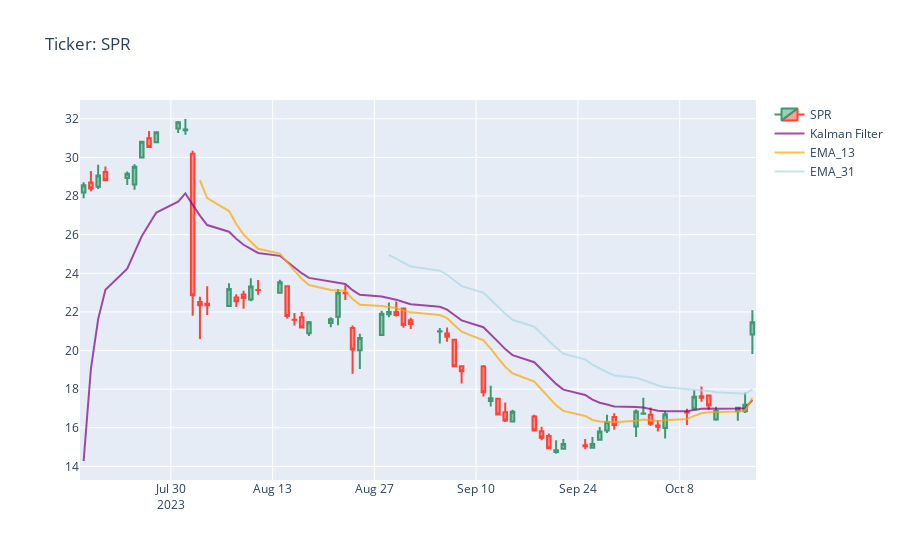
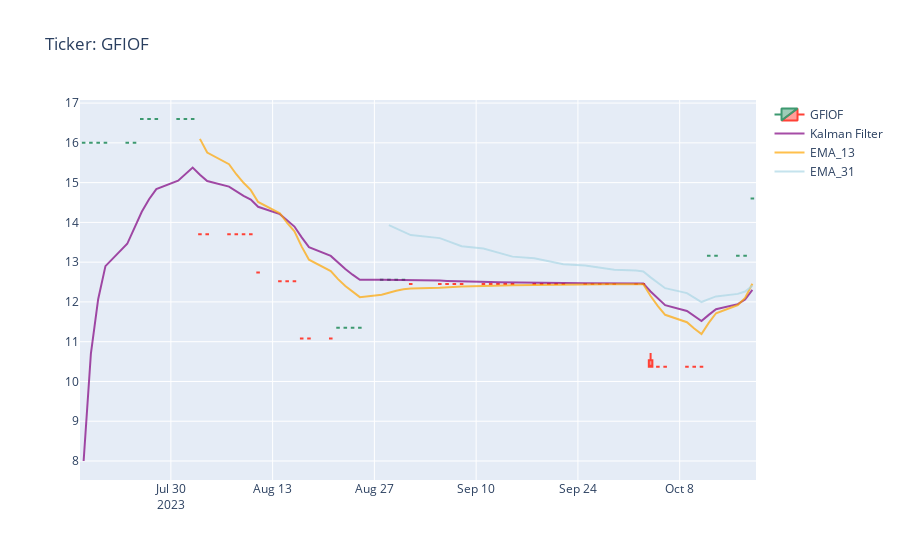
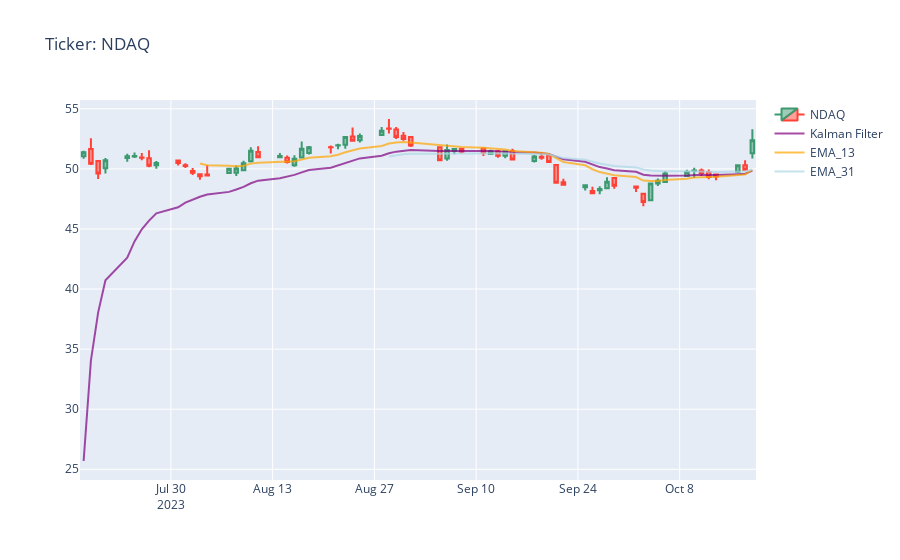
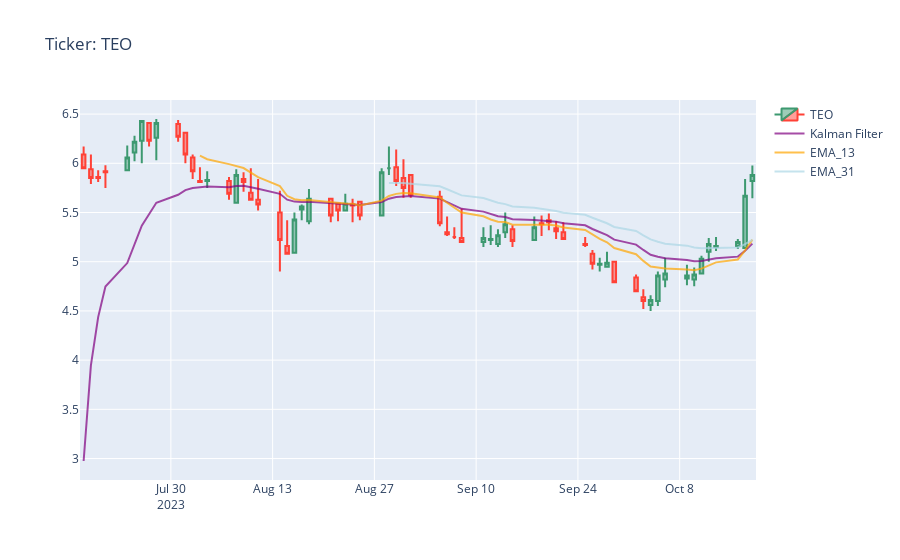

The notebook cell these images were saved under, in order:
### Markdown cell above
# Entry Points

### Code cell
# Plotly within a double nested for-loop. 
# This pulls from Yahoo's Gainers first page, then implements technical indicators to output forecasts, 
# RSI, choppiness, trend archers, & other conditionals to aid in decision making.

from plotly.offline import init_notebook_mode, iplot
init_notebook_mode(connected=True)

# Pull Yahoo's Top Gainers of Today - first page.

url = 'https://finance.yahoo.com/gainers?count=100&offset=0'
headers = {
  'User-Agent': 'Mozilla/5.0 (Windows NT 10.0; rv:91.0) Gecko/20100101 Firefox/91.0'
}

ytext = requests.get(url,headers=headers).text
yroot = lxml.html.fromstring(ytext)
List = []
for x in yroot.xpath('//*[@id="fin-scr-res-table"]//a'):
    List.append({"top_movers":x.attrib['href'].split("/")[-1].split("?")[0]})
List = pd.DataFrame(List)

# calculating plotter
print('\n Entry Points')
for i,v in [(v,yf.download(tickers=v, period='3mo', interval='1d')) for i,v in List.top_movers.items()]:
    try:
        #calculate_symbol(v)
        if (calculate_symbol(v)[8] == True) & (calculate_symbol(v)[4]<="40"):
            print(f'\n\nTicker: {i}\n\n "Entry Point"  AMAT &  (EMA_13 > Kalman) & (Choppiness <= 40):',calculate_symbol(v)[8])
            print(' "Exit Point"  ~AMAT & ~(EMA_13 > Kalman):',calculate_symbol(v)[9])
            print('\n\nClose:',calculate_symbol(v)[1])
            print('Ichimoku 9-Day Forecast:',calculate_symbol(v)[2])
            print('Ichimoku 26-Day Forecast:',calculate_symbol(v)[3])
            print('Choppiness (%):',calculate_symbol(v)[4])
            print('RSI:',calculate_symbol(v)[5])
            print('Archer MA Trending:',calculate_symbol(v)[6])
            print('EMA_13 > Kalman:',calculate_symbol(v)[7])
            print('Low > Kalman:',calculate_symbol(v)[10])
            plot(v.tail(90),i)
        else:pass
    except:pass
